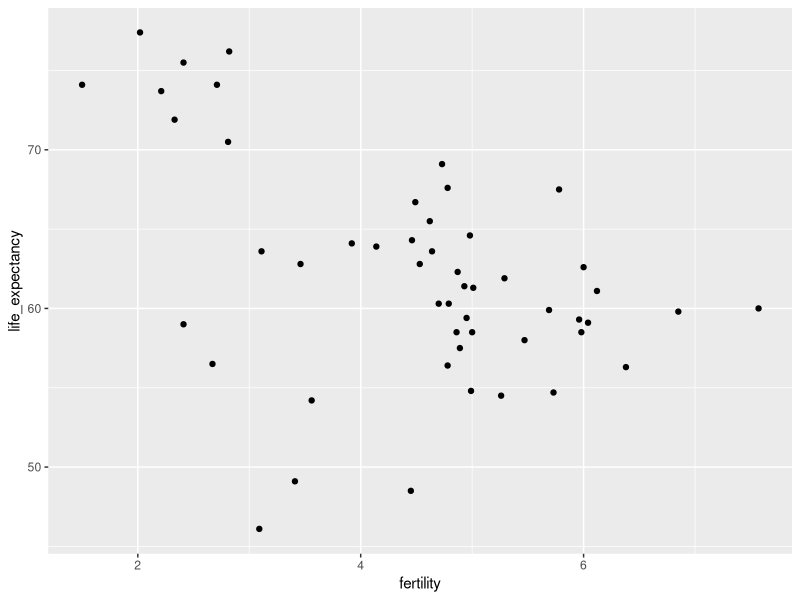
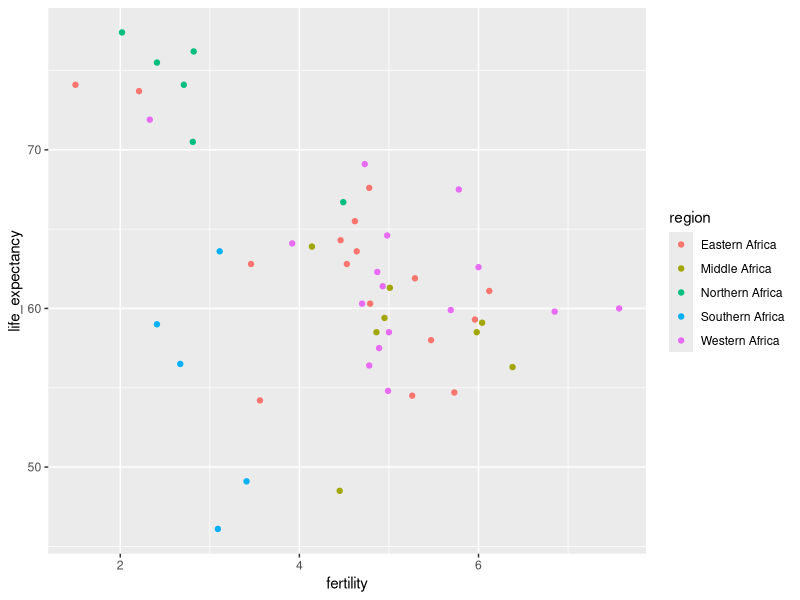
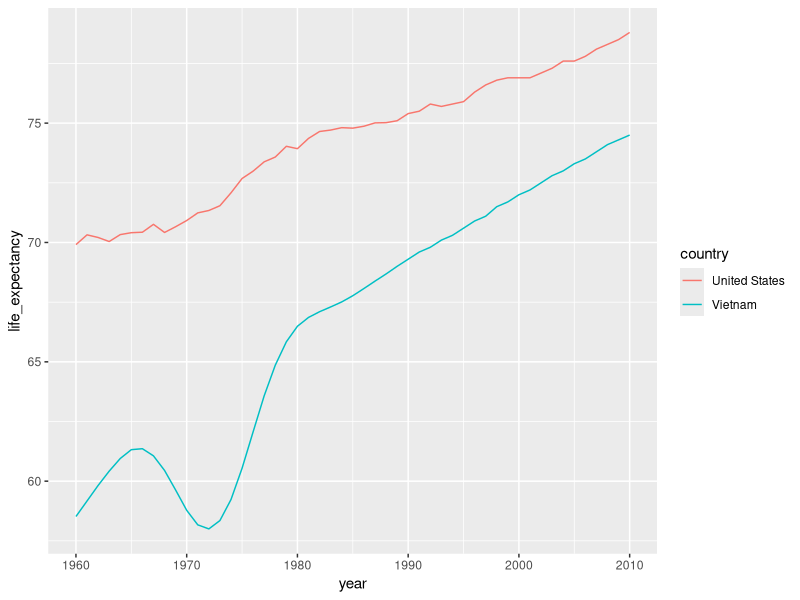
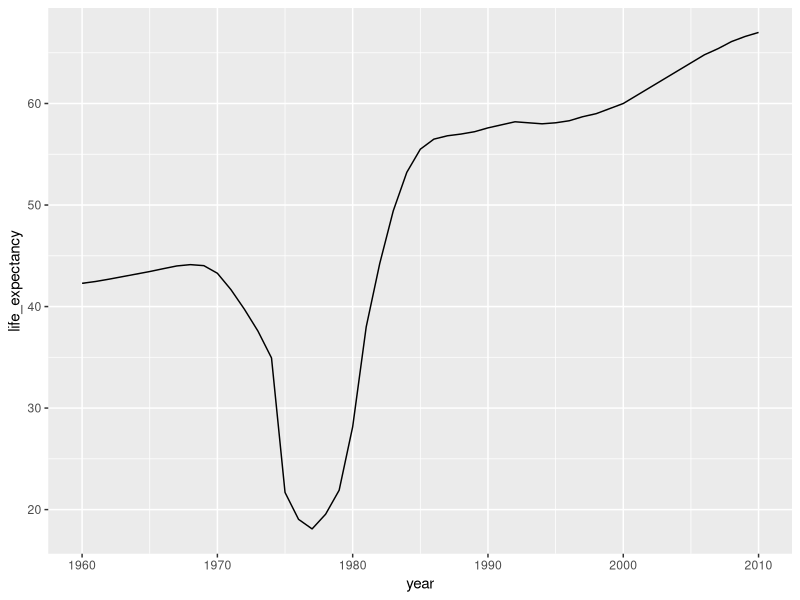
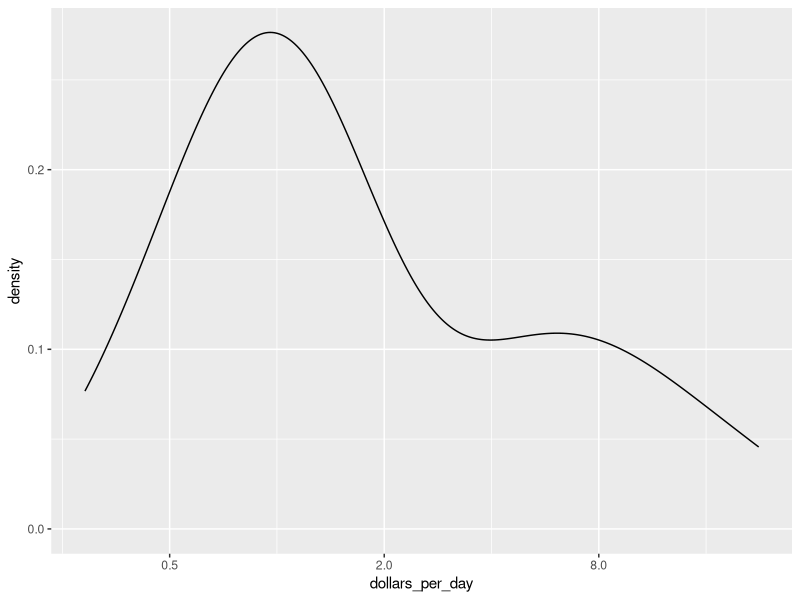
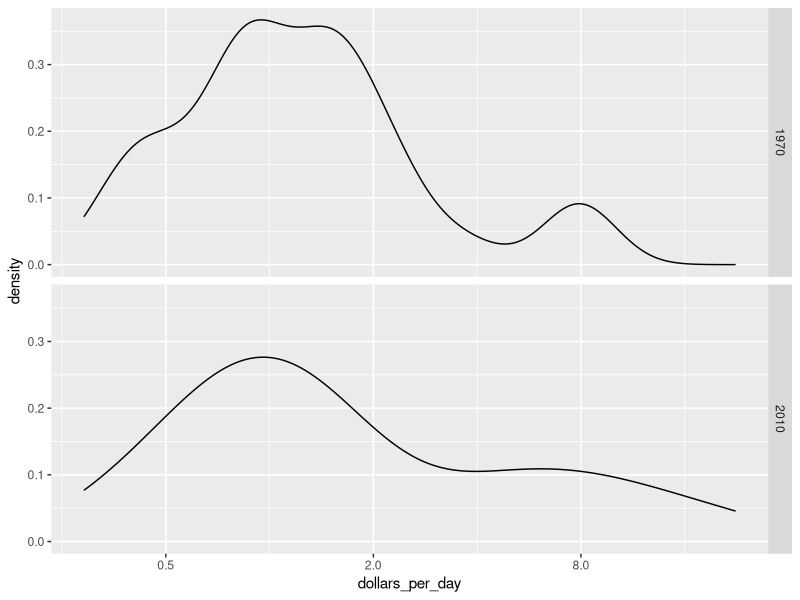
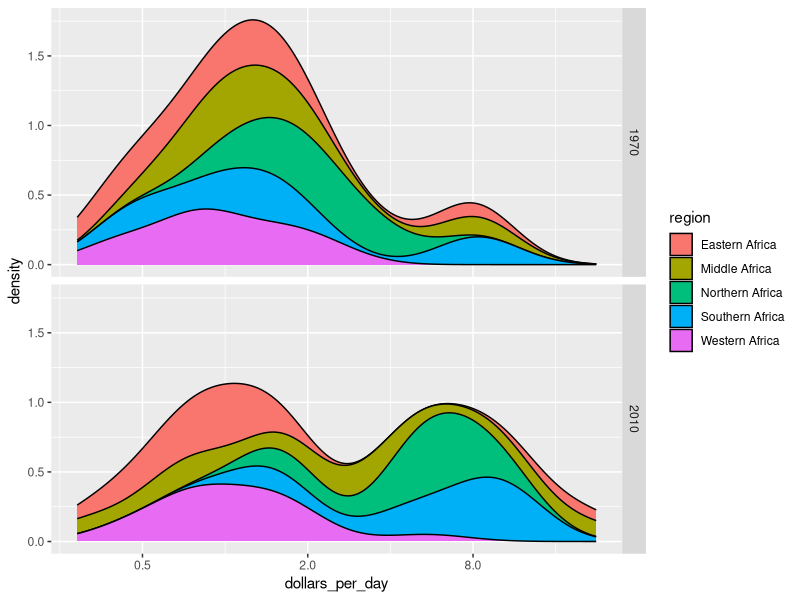
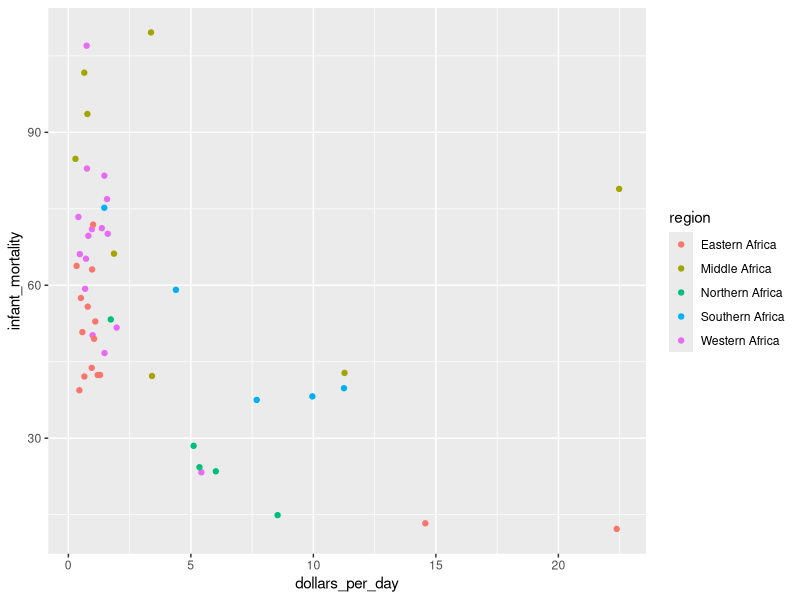

Write R code to recreate these figures, in order.
library(dslabs)
library(dplyr)
library(ggplot2)
library(ggthemes)





#Exercise 1. Life expectancy vs fertility - part 1
#The Gapminder Foundation (www.gapminder.org) is a non-profit
#organization based in Sweden that promotes global development
#through the use of statistics that can help reduce misconceptions 
#about global development.
#Instructions
#100 XP
#Using ggplot and the points layer, create a scatter plot of life
#expectancy versus fertility for the African continent in 2012.
#Remember that you can use the R console to explore the gapminder 
#dataset to figure out the names of the columns in the dataframe.
#In this exercise we provide parts of code to get you going. 
#You need to fill out what is missing. But note that going forward,
#in the next exercises, you will be required to write most of the code.

library(dplyr)
library(ggplot2)
library(dslabs)
data(gapminder)
## fill out the missing parts in filter and aes
gapminder %>% filter(continent == "Africa" & year == 2012) %>%
  ggplot(aes(fertility , life_expectancy)) +
  geom_point()


#Exercise 2. Life expectancy vs fertility - part 2 - coloring your plot
#Note that there is quite a bit of variability in life expectancy 
#and fertility with some African countries having very high life expectancies.
#There also appear to be three clusters in the plot.
#Remake the plot from the previous exercises but this time use color to
#distinguish the different regions of Africa to see if this explains the
#clusters. Remember that you can explore the gapminder data to see how 
#the regions of Africa are labeled in the data frame!
#Use color rather than col inside your ggplot call - while these two forms
#are equivalent in R, the grader specifically looks for color.

library(dplyr)
library(ggplot2)
library(dslabs)
data(gapminder)

gapminder %>% filter(continent == "Africa" & year == 2012) %>%
  ggplot(aes(fertility , life_expectancy, color = region)) +
  geom_point()

#levels(gapminder$region) 

#Exercise 3. Life expectancy vs fertility - part 3 - selecting 
#country and region While many of the countries in the high
#life expectancy/low fertility cluster are from Northern Africa, 
#three countries are not.
#Create a table showing the country and region for the African
#countries (use select) that in 2012 had fertility rates of 3 or 
#less and life expectancies of at least 70.
#Assign your result to a data frame called df

library(dplyr)
library(ggplot2)
library(dslabs)
data(gapminder)

df <- gapminder %>% 
  filter(continent == "Africa" & year == 2012 & fertility <= 3 & life_expectancy >= 70)%>%
  select(country, region)
df


#Exercise 4. Life expectancy and the Vietnam War - part 1
#The Vietnam War lasted from 1955 to 1975. Do the data support
#war having a negative effect on life expectancy? We will create 
#a time series plot that covers the period from 1960 to 2010 of life
#expectancy for Vietnam and the United States, using color to distinguish 
#the two countries. In this start we start the analysis by generating a table.
#Use filter to create a table with data for the years from 1960 to 2010 in Vietnam
#and the United States.
#Save the table in an object called tab

library(dplyr)
library(dslabs)
data(gapminder)

tab <- gapminder %>% 
  filter(country %in% c("Vietnam","United States") & year >= 1960 & year <= 2010)

tab 


#Exercise 5. Life expectancy and the Vietnam War - part 2
#Now that you have created the data table in Exercise 4, it is time to plot 
#the data for the two countries.
#Use geom_line to plot life expectancy vs year for Vietnam and the
#United States and save the plot as p. The data table is stored in tab.
#Use color to distinguish the two countries.
#Print the object p.

p <- tab %>%
  ggplot(aes(year , life_expectancy, color = country)) + 
  geom_line()
p


#Exercise 6. Life expectancy in Cambodia
#Cambodia was also involved in this conflict and, after the war, Pol Pot and
#his communist Khmer Rouge took control and ruled Cambodia from 1975 to 1979. 
#He is considered one of the most brutal dictators in history. Do the data 
#support this claim?
#Use a single line of code to create a time series plot from 1960 to 2010 of 
#life expectancy vs year for Cambodia.
gapminder %>% 
  filter(country == "Cambodia" & year >= 1960 & year <= 2010) %>%
  ggplot(aes(year, life_expectancy)) + 
  geom_line()
  


#Exercise 7. Dollars per day - part 1
#Now we are going to calculate and plot dollars per day for African
#countries in 2010 using GDP data.
#In the first part of this analysis, we will create the dollars per day variable.
#Use mutate to create a dollars_per_day variable, which is defined 
#as gdp/population/365. Create the dollars_per_day variable for African 
#countries for the year 2010.Remove any NA values.
#Save the mutated dataset as daydollars.

library(dplyr)
library(dslabs)
data(gapminder)

daydollars <- gapminder %>% 
filter(continent == "Africa" & year == 2010 & !is.na(gdp)) %>%
mutate(dollars_per_day = gdp/population/365)
  
str(daydollars)



#Exercise 8. Dollars per day - part 2
#Now we are going to calculate and plot dollars per day for African countries 
#in 2010 using GDP data.
#In the second part of this analysis, we will plot the smooth density plot 
#using a log (base 2) x axis.
#Instructions
#The dataset including the dollars_per_day variable is preloaded as daydollars.
#Create a smooth density plot of dollars per day from daydollars.
#Use scale_x_continuous to change the x-axis to a log (base 2) scale.

daydollars %>% 
  ggplot(aes(dollars_per_day)) +
  geom_density() +
  scale_x_continuous(trans = "log2")


#Exercise 9. Dollars per day - part 3 - multiple density plots
#Now we are going to combine the plotting tools we have used in the past
#two exercises to create density plots for multiple years.
#Instructions
#Create the dollars_per_day variable as in Exercise 7, but for African countries
#in the years 1970 and 2010 this time.
#Make sure you remove any NA values.
#Create a smooth density plot of dollars per day for 1970 and 2010 using a 
#log (base 2) scale for the x axis.
#Use facet_grid to show a different density plot for 1970 and 2010.


library(dplyr)
library(dslabs)
data(gapminder)

daydollars <- gapminder %>% 
  filter(continent == "Africa" & year %in% c(1970, 2010) & !is.na(gdp)) %>%
  mutate(dollars_per_day = gdp/population/365)

daydollars %>% 
  ggplot(aes(dollars_per_day)) +
  geom_density() +
  scale_x_continuous(trans = "log2") + 
  facet_grid(year~.)


#Exercise 10. Dollars per day - part 4 - stacked density plot
#Now we are going to edit the code from Exercise 9 to show a stacked density
#plot of each region in Africa.
#Instructions
#Much of the code will be the same as in Exercise 9:
#Create the dollars_per_day variable as in Exercise 7, but for African countries
#in the years 1970 and 2010 this time.
#Make sure you remove any NA values.
#Create a smooth density plot of dollars per day for 1970 and 2010 using 
#a log (base 2) scale for the x axis.
#Use facet_grid to show a different density plot for 1970 and 2010.
#Make sure the densities are smooth by using bw = 0.5.
#Use the fill and position arguments where appropriate to create the 
#stacked density plot of each region.

library(dplyr)
library(dslabs)
data(gapminder)

daydollars <- gapminder %>% 
  filter(continent == "Africa" & year %in% c(1970, 2010) & !is.na(gdp)) %>%
  mutate(dollars_per_day = gdp/population/365)

daydollars %>% 
  ggplot(aes(dollars_per_day, fill = region)) +
  geom_density(bw = 0.5, position = "stack") +
  scale_x_continuous(trans = "log2") + 
  facet_grid(year~.)


#Exercise 11. Infant mortality scatter plot - part 1
#We are going to continue looking at patterns in the gapminder dataset by 
#plotting infant mortality rates versus dollars per day for African countries.
#Instructions
#Generate dollars_per_day using mutate and filter for the year 2010 for African 
#countries.
#Remember to remove NA values.
#Store the mutated dataset in gapminder_Africa_2010.
#Make a scatter plot of infant_mortality versus dollars_per_day for 
#countries in the African continent.
#Use color to denote the different regions of Africa.

library(dplyr)
library(dslabs)
data(gapminder)

gapminder_Africa_2010 <- gapminder %>% 
  filter(continent == "Africa" & year == 2010 & !is.na(gdp)) %>%
  mutate(dollars_per_day = gdp/population/365)

gapminder_Africa_2010 %>%
  ggplot(aes(dollars_per_day, infant_mortality, color = region)) +
  geom_point()

#Exercise 12. Infant mortality scatter plot - part 2 - logarithmic axis
#Now we are going to transform the x axis of the plot from the previous exercise.
#Instructions
#The mutated dataset is preloaded as gapminder_Africa_2010.
#As in the previous exercise, make a scatter plot of infant_mortality 
#versus dollars_per_day for countries in the African continent.
#As in the previous exercise, use color to denote the different regions of Africa.
#Transform the x axis to be in the log (base 2) scale.
library(dplyr)
library(dslabs)
data(gapminder)

gapminder_Africa_2010 <- gapminder %>% 
  filter(continent == "Africa" & year == 2010 & !is.na(gdp)) %>%
  mutate(dollars_per_day = gdp/population/365)

gapminder_Africa_2010 %>%
  ggplot(aes(dollars_per_day, infant_mortality, color = region)) +
  geom_point() + 
  scale_x_continuous(trans = "log2")


#Exercise 13. Infant mortality scatter plot - part 3 - adding labels
#Note that there is a large variation in infant mortality and dollars per day
#among African countries.
#As an example, one country has infant mortality rates of less than 20 per 1000 
#and dollars per day of 16, while another country has infant mortality rates 
#over 10% and dollars per day of about 1.
#In this exercise, we will remake the plot from Exercise 12 with country names 
#instead of points so we can identify which countries are which.
#Instructions
#The mutated dataset is preloaded as gapminder_Africa_2010.
#As in the previous exercise, make a scatter plot of infant_mortality versus
#dollars_per_day for countries in the African continent.
#As in the previous exercise, use color to denote the different regions of Africa.
#As in the previous exercise, transform the x axis to be in the log (base 2) scale.
#Add a geom_text layer to display country names in addition to of points.

library(dplyr)
library(dslabs)
data(gapminder)

gapminder_Africa_2010 <- gapminder %>% 
  filter(continent == "Africa" & year == 2010 & !is.na(gdp)) %>%
  mutate(dollars_per_day = gdp/population/365)

gapminder_Africa_2010 %>%
  ggplot(aes(dollars_per_day, infant_mortality, color = region, label = country)) +
  geom_point() + 
  scale_x_continuous(trans = "log2") + 
  geom_text()


#Exercise 14. Infant mortality scatter plot - part 4 - comparison of scatter plots
#Now we are going to look at changes in the infant mortality and dollars per day 
#patterns African countries between 1970 and 2010.
#Instructions
#Generate dollars_per_day using mutate and filter for the years 1970 and 2010 
#for African countries.
#Remember to remove NA values.
#As in the previous exercise, make a scatter plot of infant_mortality versus 
#dollars_per_day for countries in the African continent.
#As in the previous exercise, use color to denote the different regions of Africa.
#As in the previous exercise, transform the x axis to be in the log (base 2) scale.
#As in the previous exercise, add a layer to display country names instead of points.
#Use facet_grid to show different plots for 1970 and 2010.
#Align the plots vertically.

library(dplyr)
library(dslabs)
data(gapminder)

gapminder %>% 
  mutate(dollars_per_day = gdp/population/365) %>%
  filter(continent == "Africa" & year %in% c(1970, 2010) & !is.na(dollars_per_day) & !is.na(infant_mortality)) %>%
  ggplot(aes(dollars_per_day, infant_mortality, color = region, label = country)) +
  geom_text() + 
  scale_x_continuous(trans = "log2") +
  facet_grid(year~.)
